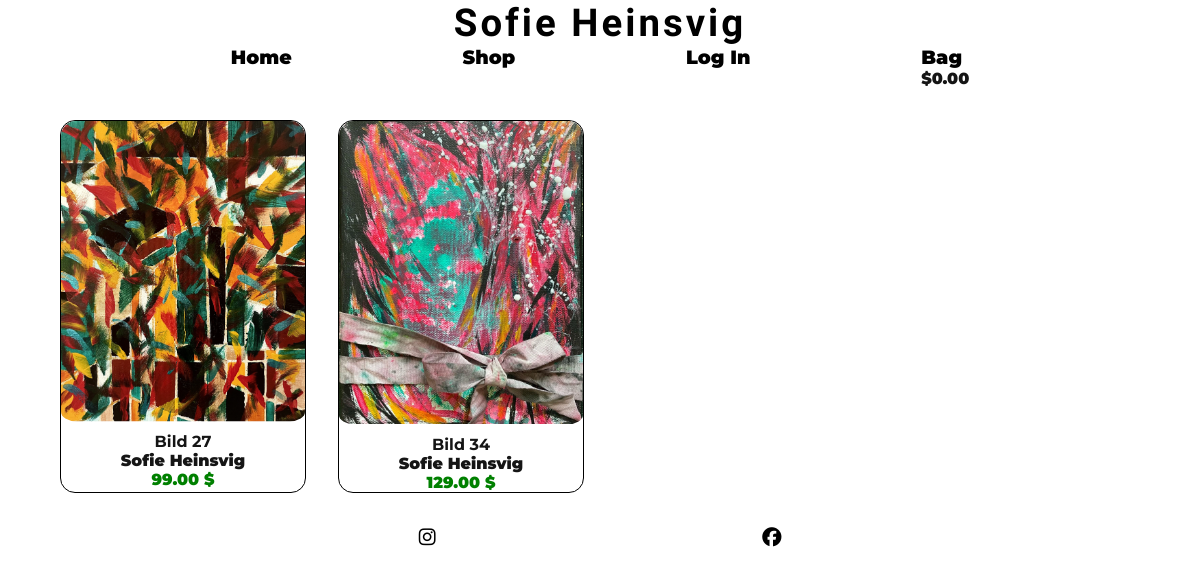
The page /store/ on the database as committed earlier.
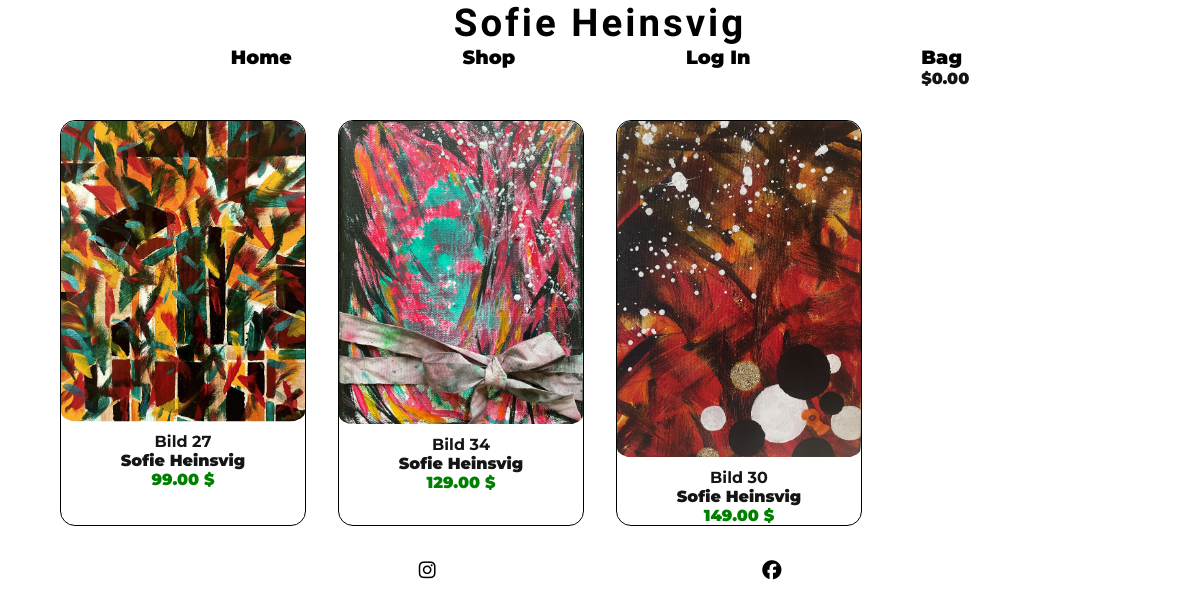
The same page on the database as committed later.
### store/models.py (models this page shows, shortened)
class Product(models.Model):
    name = models.CharField(max_length=255)
    description = models.TextField()
    price = models.DecimalField(max_digits=8, decimal_places=2)
    image = models.ImageField(upload_to='product_images/')
    category = models.ForeignKey(Category, on_delete=models.CASCADE)
    artist = models.ForeignKey(Artist, on_delete=models.CASCADE)
    created_at = models.DateTimeField(auto_now_add=True)

class Artist(models.Model):
    name = models.CharField(max_length=255)
    def __str__(self):
        return self.name

### store/views.py (the view)
# urls.py: path('', views.all_products, name='products'),
def all_products(request):
    products = Product.objects.all()
    context = {
        'products': products,
    }
    return render(request, 'store/store.html', context)

### bag/contexts.py (called while the page is built, shortened)
def bag_contents(request):
    bag_items = []
    total = 0
    product_count = 0
    bag = request.session.get('bag', {})
    context = {
        'bag_items': bag_items,
        'total': total,
        'product_count': product_count,
    }
    return context

### store/templates/store/store.html
{% extends "base.html" %}
{% load static %}
{% block content %}
    <div class="grid-container">
        {% for product in products %}
            <div class="product">
                <a href="{% url 'product_detail' product.pk %}">
                    <img src="{{ product.image.url }}" alt="{{ product.name }}">
                </a>
                <div class="product-info">
                    <span class="product-name">{{ product.name }}</span>
                    <br>
                    <span class="product-artist">{{ product.artist }}</span>
                    <br>
                    <span class="product-price">{{ product.price }} $</span>
                </div>
            </div>
        {% endfor %}
    </div>
{% endblock %}

### templates/base.html (shortened to what this page needs)
{% load static %}
<!doctype html>
<html lang="en">
  <head>
    {% block corecss %}
        <link rel="stylesheet" href="/static/css/style.css">
    {% endblock %}
  </head>
  <body>
    <header>
        <a href="{% url 'home' %}"><h1 class="logo">Sofie Heinsvig</h1></a>
        <nav>
            <ul>
                <li><a href="{% url 'home' %}">Home</a></li>
                <li><a href="{% url 'products' %}">Shop</a></li>
                <li><a href="#">Log In</a></li>
                <li><a href="{% url 'checkout' %}">Bag</a>
                <p>
                    {% if total %}
                        ${{ total }}
                    {% else %}
                        $0.00
                    {% endif %}
                </p></li>
            </ul>
        </nav>
    </header>
    {% block content %}
    {% endblock %}
    <footer>
        <div>
            <ul class="social-networks">
                <li><a href="https://www.instagram.com/sofie.heinsvig/" target="_blank" rel="noopender"
                        aria-label="Visit my Instagram page (opens in a new tab)"><i
                            class="fa-brands fa-instagram"></i></a></li>
                <li><a href="https://www.facebook.com/sofie.heinsvig" target="_blank" rel="noopender"
                        aria-label="Visit my Facebook page (opens in a new tab)"><i
                            class="fa-brands fa-facebook"></i></a></li>
            </ul>
        </div>
    </footer>
  </body>
</html>

### static/css/style.css (style rules this page uses)
* { margin: 0; padding: 0; box-sizing: border-box; }
body { font-family: Montserrat, sans-serif; color: #151515; position: relative; font-weight: 900; font-size: 1rem; width: 90vw; margin-inline: auto; }
.logo { text-align: center; color: black; font-family: Taviraj, sans-serif; letter-spacing: 3px; }
ul { list-style-type: none; display: flex; justify-content: space-evenly; }
a { text-decoration: none; color: black; font-size: 1.2em; }
img { max-width: 100%; }
.grid-container { display: grid; grid-template-columns: repeat(4, 1fr); gap: 2em; margin-inline: auto; margin-top: 2em; }
.product { border: 1px solid black; border-radius: 15px; }
.product img { width: 100%; height: auto; border-radius: 15px; padding-bottom: 0.3em; }
.product-info { text-align: center; }
.product-name { font-weight: bold; }
.product-price { color: green; }
.social-networks { padding: 2em; display: flex; }

Rows that differ between the two databases and show on the page:
added Product: image (picture), name "Bild 30", artist "Sofie Heinsvig", price "149.00"
